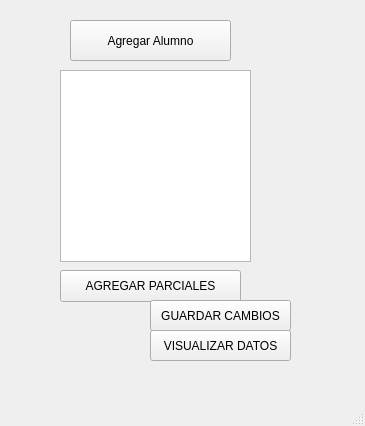
<?xml version="1.0" encoding="UTF-8"?>
<ui version="4.0">
 <class>MainWindow</class>
 <widget class="QMainWindow" name="MainWindow">
  <property name="geometry">
   <rect>
    <x>0</x>
    <y>0</y>
    <width>365</width>
    <height>426</height>
   </rect>
  </property>
  <property name="windowTitle">
   <string>MainWindow</string>
  </property>
  <widget class="QWidget" name="centralwidget">
   <widget class="QPushButton" name="btn_agregar_alumno">
    <property name="geometry">
     <rect>
      <x>70</x>
      <y>20</y>
      <width>161</width>
      <height>41</height>
     </rect>
    </property>
    <property name="text">
     <string>Agregar Alumno</string>
    </property>
   </widget>
   <widget class="QListWidget" name="lw_lista_alumnos">
    <property name="geometry">
     <rect>
      <x>60</x>
      <y>70</y>
      <width>191</width>
      <height>192</height>
     </rect>
    </property>
   </widget>
   <widget class="QPushButton" name="btn_agregar_parciales">
    <property name="geometry">
     <rect>
      <x>60</x>
      <y>270</y>
      <width>181</width>
      <height>32</height>
     </rect>
    </property>
    <property name="text">
     <string>AGREGAR PARCIALES</string>
    </property>
   </widget>
   <widget class="QPushButton" name="btn_guardar">
    <property name="geometry">
     <rect>
      <x>150</x>
      <y>300</y>
      <width>141</width>
      <height>31</height>
     </rect>
    </property>
    <property name="text">
     <string>GUARDAR CAMBIOS</string>
    </property>
   </widget>
   <widget class="QPushButton" name="btn_visualizar">
    <property name="geometry">
     <rect>
      <x>150</x>
      <y>330</y>
      <width>141</width>
      <height>31</height>
     </rect>
    </property>
    <property name="text">
     <string>VISUALIZAR DATOS</string>
    </property>
   </widget>
   <widget class="QLabel" name="label_20">
    <property name="geometry">
     <rect>
      <x>0</x>
      <y>0</y>
      <width>61</width>
      <height>41</height>
     </rect>
    </property>
    <property name="text">
     <string/>
    </property>
    <property name="pixmap">
     <pixmap resource="../../../archivos/recursos.qrc">:/Logos/escudo_imagotipoUAT.png</pixmap>
    </property>
    <property name="scaledContents">
     <bool>true</bool>
    </property>
   </widget>
   <widget class="QLabel" name="label_17">
    <property name="geometry">
     <rect>
      <x>270</x>
      <y>10</y>
      <width>81</width>
      <height>51</height>
     </rect>
    </property>
    <property name="text">
     <string/>
    </property>
    <property name="pixmap">
     <pixmap resource="../../../archivos/recursos.qrc">:/Ejercicios/fians.png</pixmap>
    </property>
    <property name="scaledContents">
     <bool>true</bool>
    </property>
   </widget>
   <widget class="QLabel" name="label_21">
    <property name="geometry">
     <rect>
      <x>290</x>
      <y>330</y>
      <width>81</width>
      <height>61</height>
     </rect>
    </property>
    <property name="text">
     <string/>
    </property>
    <property name="pixmap">
     <pixmap resource="../../../archivos/recursos.qrc">:/Ejercicios/56f38-batman-logo-png-transparent-free.png</pixmap>
    </property>
    <property name="scaledContents">
     <bool>true</bool>
    </property>
   </widget>
  </widget>
  <widget class="QMenuBar" name="menubar">
   <property name="geometry">
    <rect>
     <x>0</x>
     <y>0</y>
     <width>365</width>
     <height>21</height>
    </rect>
   </property>
  </widget>
  <widget class="QStatusBar" name="statusbar"/>
 </widget>
 <resources>
  <include location="../../../archivos/recursos.qrc"/>
 </resources>
 <connections/>
</ui>
